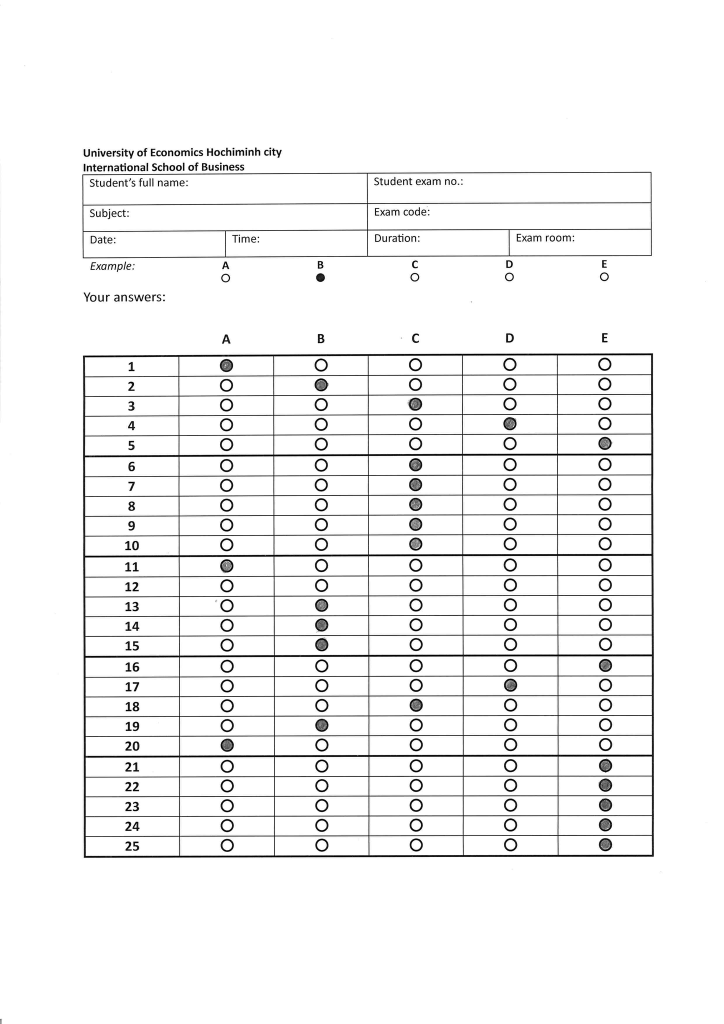
#> input picture images/4.png, 1448 x 2048 px (shown at 1/2 size)
$ python -i process_img.py   (imports and definitions only)
#> lines starting #> are read from the running program, lines starting #| are printed output that depends on the picture; after the words box and inside, x2 and y2 are one past the last pixel; in counts of white or black regions, pixels touching at a corner belong together
#> further down, picture is the input picture: shape (2048, 1448, 3); min 0, max 255, mean 243.8
import os
import imutils
import numpy as np
import cv2
from math import ceil, floor
from model import CNN_Model
from collections import defaultdict
import pandas as pd
import random


def get_x(s):
    return s[1][0]


def get_y(s):
    return s[1][1]


def get_h(s):
    return s[1][3]


def get_x_ver1(s):
    s = cv2.boundingRect(s)
    return s[0] * s[1]


def crop_image(img):
    # convert image from BGR to GRAY to apply canny edge detection algorithm
    gray_img = cv2.cvtColor(img, cv2.COLOR_BGR2GRAY)

    # remove noise by blur image
    blurred = cv2.GaussianBlur(gray_img, (5, 5), 0)

    # apply canny edge detection algorithm
    img_canny = cv2.Canny(blurred, 100, 200)
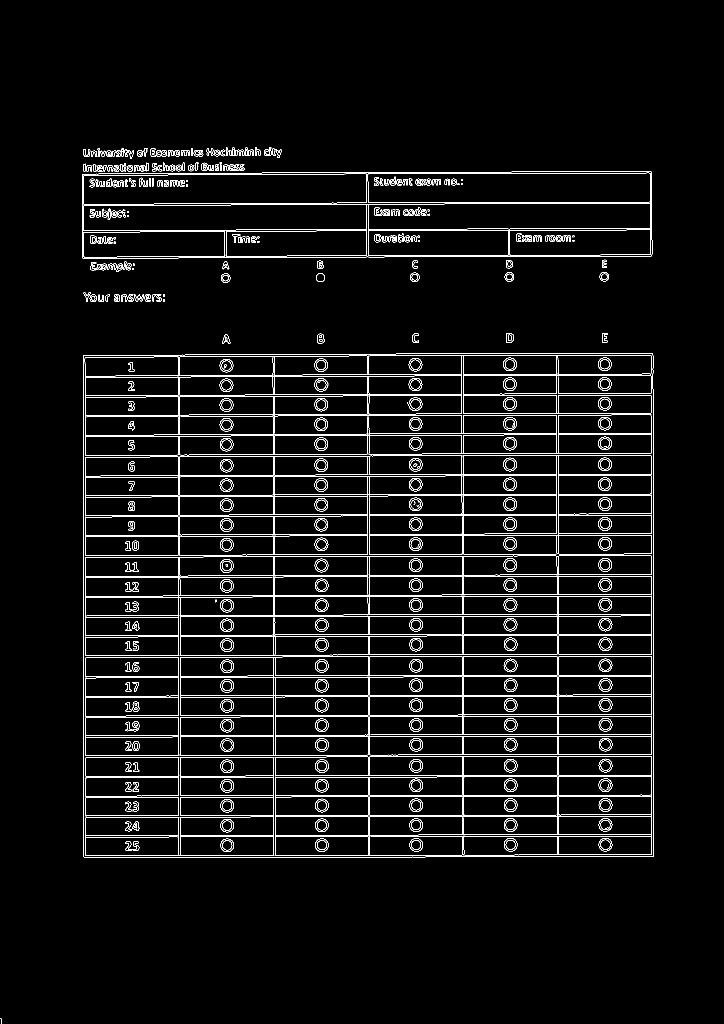
#> img_canny: shape (2048, 1448) (shown at 1/2 size); 3.9% white in thin lines or dots, all inside (x1, y1, x2, y2) = (0, 294, 1308, 2048)
    # find contours
    cnts = cv2.findContours(
        img_canny.copy(), cv2.RETR_TREE, cv2.CHAIN_APPROX_SIMPLE)
#> cnts = 1332 contours, 216 with area under 20; largest, box (x1, y1, x2, y2) and area: (166, 706, 1308, 1716) 1146642, (166, 706, 1308, 1716) 1146638, (170, 1111, 1304, 1312) 218732, (169, 710, 1303, 912) 210063, (164, 343, 1305, 518) 192704
    cnts = imutils.grab_contours(cnts)

    ans_blocks = []
    x_old, y_old, w_old, h_old = 0, 0, 0, 0

    # ensure that at least one contour was found
    if len(cnts) > 0:
        # sort the contours according to their size in descending order
        cnts = sorted(cnts, key=get_x_ver1)
#> in get_x_ver1, `s = cv2.boundingRect(s)`: s = (0, 2037, 4, 11)

        # loop over the sorted contours
        for i, c in enumerate(cnts):
            x_curr, y_curr, w_curr, h_curr = cv2.boundingRect(c)

            if w_curr * h_curr > 100000:
                # check overlap contours
                check_xy_min = x_curr * y_curr - x_old * y_old
                check_xy_max = (x_curr + w_curr) * (y_curr +
                                                    h_curr) - (x_old + w_old) * (y_old + h_old)

                # if list answer box is empty
                if len(ans_blocks) == 0:
                    ans_blocks.append(
                        (gray_img[y_curr:y_curr + h_curr, x_curr:x_curr + w_curr], [x_curr, y_curr, w_curr, h_curr]))
                    # update coordinates (x, y) and (height, width) of added contours
                    x_old = x_curr
                    y_old = y_curr
                    w_old = w_curr
                    h_old = h_curr
                elif check_xy_min > 20000 and check_xy_max > 20000:
                    ans_blocks.append(
                        (gray_img[y_curr:y_curr + h_curr, x_curr:x_curr + w_curr], [x_curr, y_curr, w_curr, h_curr]))
                    # update coordinates (x, y) and (height, width) of added contours
                    x_old = x_curr
                    y_old = y_curr
                    w_old = w_curr
                    h_old = h_curr
#> this loop made 1332 passes
#> (x_curr, y_curr, w_curr, h_curr, check_xy_min, check_xy_max, x_old, y_old) on passes 8, 181: (164, 343, 1141, 175, 56252, 675990, 164, 343), (166, 706, 1142, 1010, 60944, 1568538, 166, 706)
#> (x_curr, y_curr, w_curr, h_curr, check_xy_min, check_xy_max) on passes 9, 12, 182, 191, 279, 307: (164, 343, 1141, 175, 0, 0), (166, 345, 1136, 167, 1018, -9366), (166, 706, 1142, 1010, 0, 0), (169, 710, 1134, 202, 2794, -1056192), (170, 910, 1133, 200, 37504, -798198), (170, 1111, 1134, 201, 71674, -533680)
#> after the loop, ans_blocks = 2 items

        # sort ans_blocks according to x coordinate
        sorted_ans_blocks = sorted(ans_blocks, key=get_x)
#> sorted_ans_blocks = 2 items
        return sorted_ans_blocks


# [104 lines left out: functions process_ans_blocks, process_list_ans, map_answer, remove_empty_strings_from_dict, get_answers, read_correct_answers, not called in this run]


# [38 lines not run here, left out]

>>> import cv2
>>> picture = cv2.imread('images/4.png')
>>> result = crop_image(picture)
#> result = 2 items
